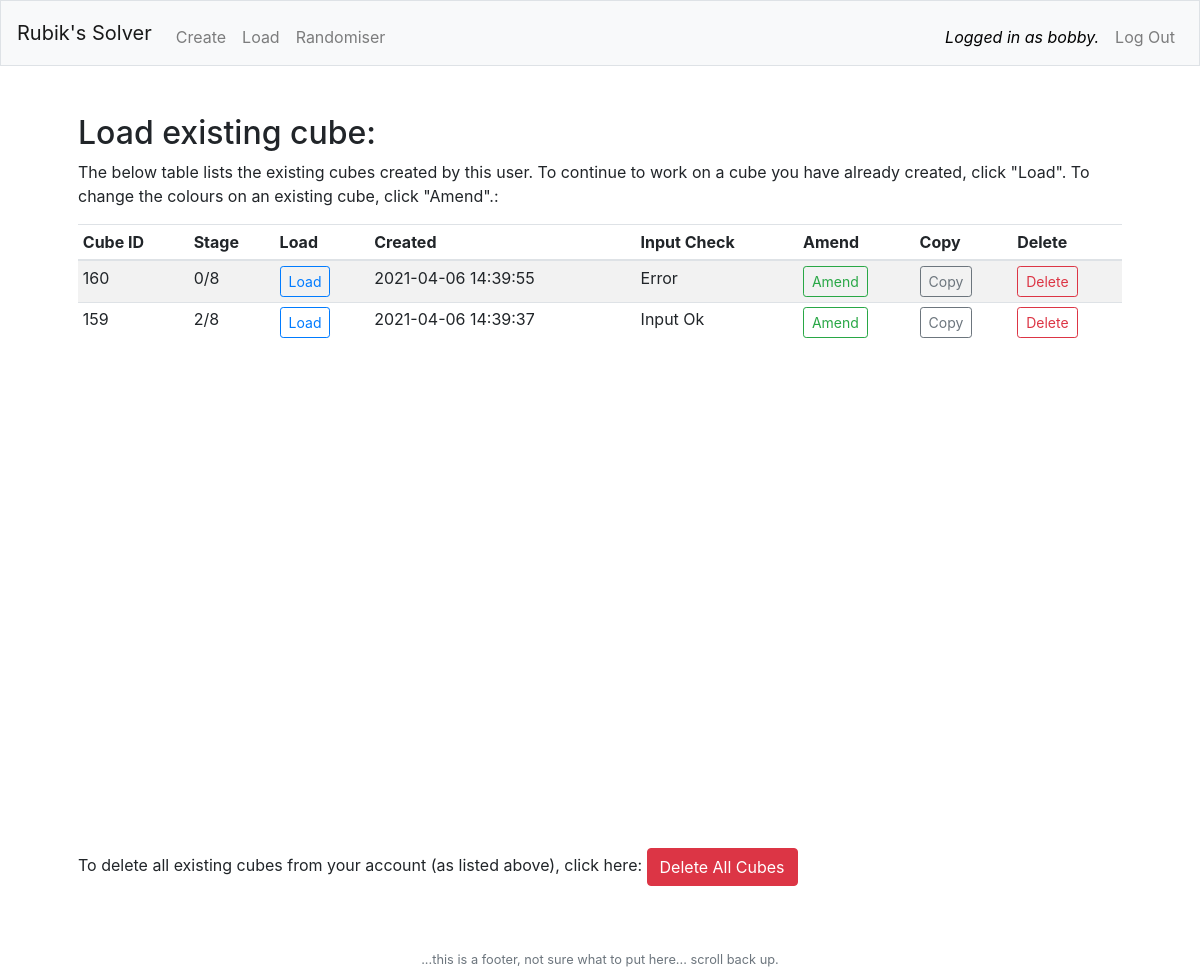
The app's page /load_page (signed in) with its own data.
### tables this page shows
CREATE TABLE 'cubes' ('id' integer PRIMARY KEY AUTOINCREMENT NOT NULL, 'user_id' integer NOT NULL, created TEXT, 'bbl' text NOT NULL DEFAULT 'grey', 'bbm' text NOT NULL DEFAULT 'grey', 'bbr' text NOT NULL DEFAULT 'grey', 'bml' text NOT NULL DEFAULT 'grey', 'bmm' text NOT NULL DEFAULT 'green', 'bmr' text NOT NULL DEFAULT 'grey', 'btl' text NOT NULL DEFAULT 'grey', 'btm' text NOT NULL DEFAULT 'grey', 'btr' text NOT NULL DEFAULT 'grey', 'lbl' text NOT NULL DEFAULT 'grey', 'lml' text NOT NULL DEFAULT 'grey', 'ltl' text NOT NULL DEFAULT 'grey', 'lbm' text NOT NULL DEFAULT 'grey', 'lmm' text NOT NULL DEFAULT 'orange', 'ltm' text NOT NULL DEFAULT 'grey', 'lbr' text NOT NULL DEFAULT 'grey', 'lmr' text NOT NULL DEFAULT 'grey', 'ltr' text NOT NULL DEFAULT 'grey', 'utl' text NOT NULL DEFAULT 'grey', 'utm' text NOT NULL DEFAULT 'grey', 'utr' text NOT NULL DEFAULT 'grey', 'uml' text NOT NULL DEFAULT 'grey', 'umm' text NOT NULL DEFAULT 'yellow', 'umr' text NOT NULL DEFAULT 'grey', 'ubl' text NOT NULL DEFAULT 'grey', 'ubm' text NOT NULL DEFAULT 'grey', 'ubr' text NOT NULL DEFAULT 'grey', 'rtr' text NOT NULL DEFAULT 'grey', 'rmr' text NOT NULL DEFAULT 'grey', 'rbr' text NOT NULL DEFAULT 'grey', 'rtm' text NOT NULL DEFAULT 'grey', 'rmm' text NOT NULL DEFAULT 'red', 'rbm' text NOT NULL DEFAULT 'grey', 'rtl' text NOT NULL DEFAULT 'grey', 'rml' text NOT NULL DEFAULT 'grey', 'ftl' text NOT NULL DEFAULT 'grey', 'ftm' text NOT NULL DEFAULT 'grey', 'ftr' text NOT NULL DEFAULT 'grey', 'fml' text NOT NULL DEFAULT 'grey', 'fmm' text NOT NULL DEFAULT 'blue', 'fmr' text NOT NULL DEFAULT 'grey', 'fbl' text NOT NULL DEFAULT 'grey', 'fbm' text NOT NULL DEFAULT 'grey', 'fbr' text NOT NULL DEFAULT 'grey', 'dtl' text NOT NULL DEFAULT 'grey', 'dtm' text NOT NULL DEFAULT 'grey', 'dtr' text NOT NULL DEFAULT 'grey', 'dml' text NOT NULL DEFAULT 'grey', 'dmm' text NOT NULL DEFAULT 'white', 'dmr' text NOT NULL DEFAULT 'grey', 'dbl' text NOT NULL DEFAULT 'grey', 'dbm' text NOT NULL DEFAULT 'grey', 'dbr' text NOT NULL DEFAULT 'grey', 'rbl' text NOT NULL DEFAULT 'grey', 'check' text NOT NULL DEFAULT 'unchecked', 'stage' INTEGER NOT NULL DEFAULT 0);

### app.py (the view)
@app.route("/load_page", methods=["GET"])
@login_required
def load_page():
    con = db_connect()
    cur = con.cursor()
    cur.execute("SELECT * FROM cubes WHERE user_id = ? ORDER BY id DESC", (session["user_id"],))
    users_cubes = [dict(row) for row in cur.fetchall()]
    db_close(con)
    return render_template("load.html", users_cubes=users_cubes)

### app.py (called while the page is built)
@app.after_request
def after_request(response):
    response.headers["Cache-Control"] = "no-cache, no-store, must-revalidate"
    response.headers["Expires"] = 0
    response.headers["Pragma"] = "no-cache"
    return response

def db_connect():
    con = sqlite3.connect('rubiks.db')
    con.row_factory = sqlite3.Row
    return con

def db_close(con):
    con.commit()
    con.close()

def login_required(f):
    @wraps(f)
    def decorated_function(*args, **kwargs):
        if session.get("user_id") is None:
            return redirect("/login")
        return f(*args, **kwargs)
    return decorated_function

### templates/load.html (shortened to what this page needs)
{% extends "layout.html" %}
{% block main %}
    <h2>Load existing cube:</h2>
    <p>The below table lists the existing cubes created by this user. To continue to work on a cube you have already created, click "Load".  To change the colours on an existing cube, click "Amend".:</p>
        <div class="cube_tables" id="load_cube_table">
        <table class="table table-striped table-hover table-sm">
            <thead>
                <tr>
                    <th>Cube ID</th>
                    <th>Stage</th>
                    <th>Load</th>
                    <th>Created</th>
                    <th>Input Check</th>
                    <th>Amend</th>
                    <th>Copy</th>
                    <th>Delete</th>
                </tr>
            </thead>
            <tbody>
                {% for id in users_cubes %}
                    <tr>
                        <td>{{ id.id }}</td>
                        <td>{{ id.stage }}/8</td>
                        <td><form method = "post" action="/load"><button name="load" class="btn btn-outline-primary btn-sm" type="submit" value={{ id.id }}>Load</button></form></td>
                        <td>{{ id.created }}</td>
                        <td>{{ id.check }}</td>
                        <td><form method = "post" action="/amend_from_list"><button name="amend" class="btn btn-outline-success btn-sm" type="submit" value={{ id.id }}>Amend</button></form></td>
                        <td><form method = "post" action="/copy"><button name="copy" onclick="loading_on()" class="btn btn-outline-secondary btn-sm" type="submit" value={{ id.id }}>Copy</button></form></td>
                        <td><form method = "post" action="/delete_cube"><button name="delete" onclick="loading_on()" class="btn btn-outline-danger btn-sm" type="submit" value={{ id.id }}>Delete</button></form></td>
                    </tr>
                {% endfor %}
            </tbody>
        </table>
        </div>
    <p>To delete all existing cubes from your account (as listed above), click here: <button class="btn btn-danger" onclick="confirm_delete_on()" type="button">Delete All Cubes</button></p>
{% endblock %}

### static/styles.css (style rules this page uses)
.cube_tables { overflow: scroll; }
#load_cube_table { height: 600px; overflow: scroll; }

### records on screen
cubes: id "160", stage "0", created "2021-04-06 14:39:55", check "Error"
cubes: id "159", stage "2", created "2021-04-06 14:39:37", check "Input Ok"

### other values on screen
{{ session.username }} "bobby"
